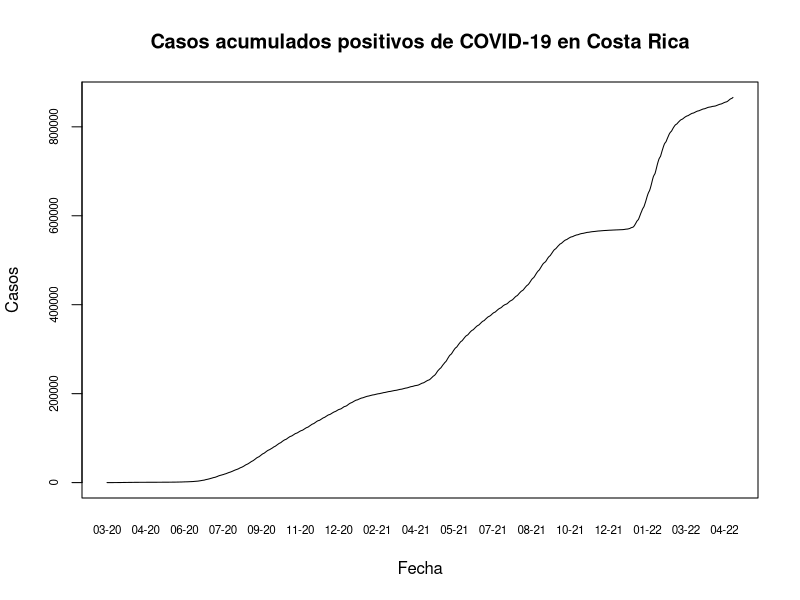
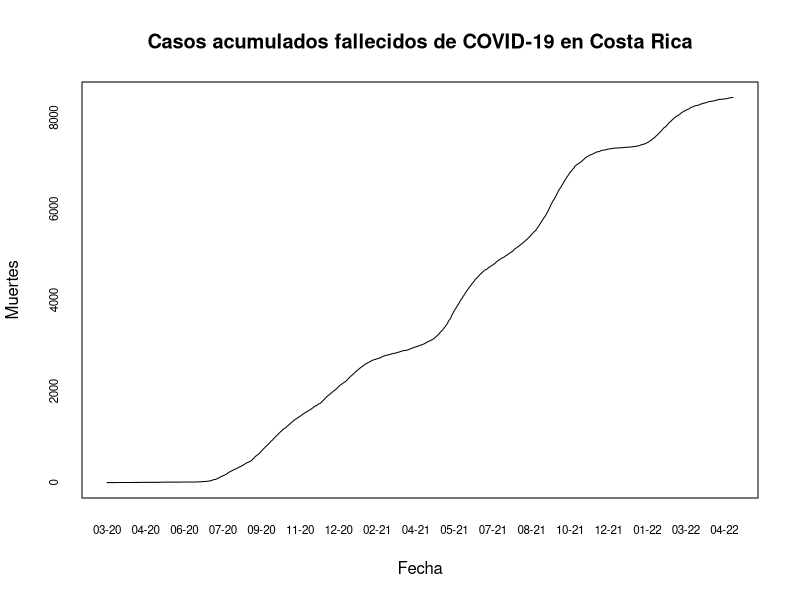
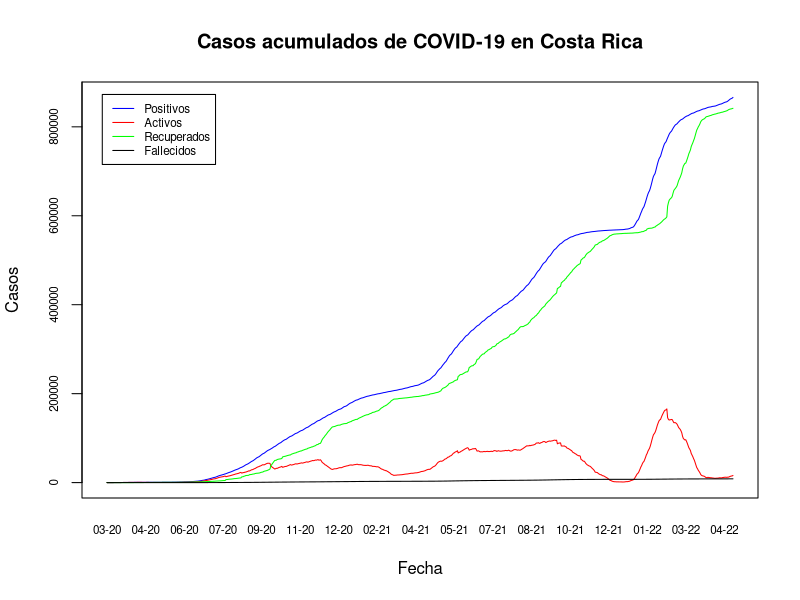

Generate these figures, in order, with R:
## ---- chunk 1
knitr::opts_chunk$set(echo = TRUE)
## ---- chunk 2
covid <- read.csv(file="05_10_22_CSV_GENERAL.csv", sep = ";")
## ---- chunk 3
options(scipen = 7)
## ---- chunk 4
covid$FECHA <- as.Date(covid$FECHA, format = "%d/%m/%Y")
## ---- chunk 5
plot(
  covid$FECHA,
  covid$positivos,
  type = "l",
  xaxt = "n",
  yaxt = "n",
  main = "Casos acumulados positivos de COVID-19 en Costa Rica",
  xlab = "Fecha",
  ylab = "Casos"
)

### Formato del eje X

axis(
  side = 1,
  covid$FECHA,
  tick = FALSE,
  format(covid$FECHA, "%m-%y"),
  cex.axis = .7
)

### Formato del eje Y
axis(
  side = 2,
  covid$positivos,
  labels = TRUE,  
  at = seq(0, 1000000, by = 200000),
  cex.axis = .7
)
## ---- chunk 6
plot(
  covid$FECHA,
  covid$fallecidos,
  type = "l",
  xaxt = "n",
  yaxt = "n",
  main = "Casos acumulados fallecidos de COVID-19 en Costa Rica",
  xlab = "Fecha",
  ylab = "Muertes"
)

### Formato del eje X

axis(
  side = 1,
  covid$FECHA,
  tick = FALSE,
  format(covid$FECHA, "%m-%y"),
  cex.axis = .7
)

### Formato del eje Y
axis(
  side = 2,
  covid$fallecidos,
  labels = TRUE,  
  at = seq(0, 10000, by = 2000),
  cex.axis = .7
)
## ---- chunk 7
plot(
  covid$FECHA,
  covid$positivos,
  type = "l",
  xaxt = "n",
  yaxt = "n",
  main = "Casos acumulados de COVID-19 en Costa Rica",
  xlab = "Fecha",
  ylab = "Casos",
  col= "blue"
)

# Casos Activos

lines(covid$FECHA, covid$activos, col= "red")

lines(covid$FECHA, covid$RECUPERADOS, col= "green")

lines(covid$FECHA, covid$fallecidos, col= "black")

# Leyenda

legend(
  x = "topleft",
  inset = 0.03,
  legend = c("Positivos", "Activos", "Recuperados", "Fallecidos"),
  col = c("blue", "red", "green", "black"),
  lty = 1,
  cex = 0.7)

# Formato del eje X
axis(side = 1,
     covid$FECHA,
     tick = FALSE,
     format(covid$FECHA, "%m-%y"),
     cex.axis = .7)
# Formato del eje Y
axis(
  side = 2,
  covid$positivos,
  labels = TRUE,  
  at = seq(0, 1000000, by = 200000),
  cex.axis = .7
)
